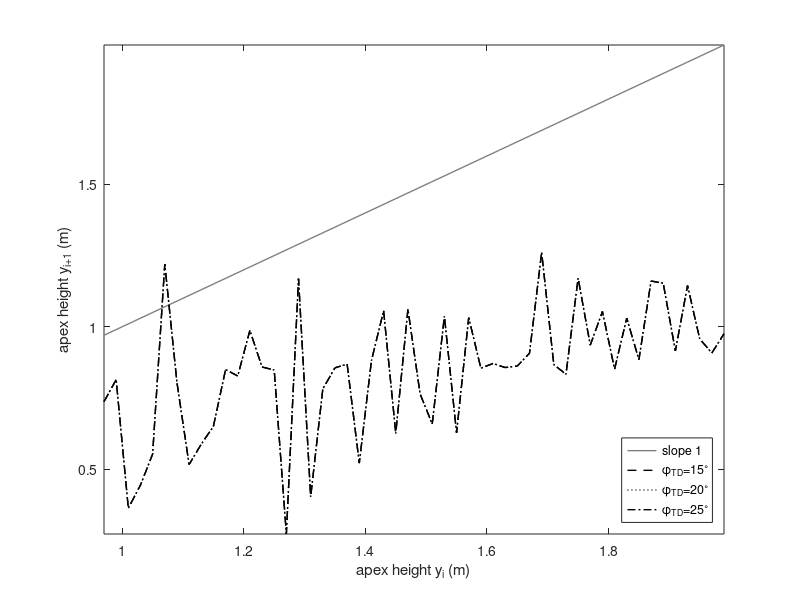

This chart was generated by the following MATLAB code:
function main_2_2_plot_return_map
% Load bSLIP_return_map.mat and draw the rubric's Figure 2-1.

clear; close all; clc;
S = load('bSLIP_return_map.mat');

figure('Name','Figure 2-1: Apex-height return map'); hold on; box on;
% Slope-1 line
ymin = min(S.y_apex_vec); ymax = max(S.y_apex_vec);
plot([ymin ymax],[ymin ymax],'Color',[.5 .5 .5],'LineWidth',1,'DisplayName','slope 1');

% Curves in required styles
styles = {'--',':','-.'};
for i = 1:numel(S.RM)
    plot(S.RM(i).y_i, S.RM(i).y_ip1, styles{i}, 'Color',[0 0 0], 'LineWidth',1, ...
        'DisplayName', sprintf('\\phi_{TD}=%d^\\circ', S.RM(i).phi_TD_deg));
end

xlabel('apex height y_i (m)'); ylabel('apex height y_{i+1} (m)');
legend('Location','southeast'); axis tight;
end
